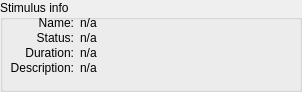
   <widget class="QGroupBox" name="groupBoxStimInfo">
    <property name="geometry">
     <rect>
      <x>475</x>
      <y>0</y>
      <width>302</width>
      <height>92</height>
     </rect>
    </property>
    <property name="title">
     <string>Stimulus info</string>
    </property>
    <widget class="QLabel" name="lblSelStimName">
     <property name="geometry">
      <rect>
       <x>80</x>
       <y>16</y>
       <width>217</width>
       <height>16</height>
      </rect>
     </property>
     <property name="autoFillBackground">
      <bool>false</bool>
     </property>
     <property name="frameShape">
      <enum>QFrame::NoFrame</enum>
     </property>
     <property name="frameShadow">
      <enum>QFrame::Sunken</enum>
     </property>
     <property name="text">
      <string>n/a</string>
     </property>
     <property name="alignment">
      <set>Qt::AlignLeading|Qt::AlignLeft|Qt::AlignTop</set>
     </property>
    </widget>
    <widget class="QLabel" name="lblSelStimInfo">
     <property name="geometry">
      <rect>
       <x>80</x>
       <y>61</y>
       <width>217</width>
       <height>28</height>
      </rect>
     </property>
     <property name="baseSize">
      <size>
       <width>0</width>
       <height>26</height>
      </size>
     </property>
     <property name="frameShape">
      <enum>QFrame::NoFrame</enum>
     </property>
     <property name="frameShadow">
      <enum>QFrame::Sunken</enum>
     </property>
     <property name="text">
      <string>n/a</string>
     </property>
     <property name="alignment">
      <set>Qt::AlignLeading|Qt::AlignLeft|Qt::AlignTop</set>
     </property>
     <property name="wordWrap">
      <bool>true</bool>
     </property>
    </widget>
    <widget class="QLabel" name="label_StInfo1">
     <property name="geometry">
      <rect>
       <x>5</x>
       <y>16</y>
       <width>69</width>
       <height>16</height>
      </rect>
     </property>
     <property name="layoutDirection">
      <enum>Qt::LeftToRight</enum>
     </property>
     <property name="text">
      <string>Name:</string>
     </property>
     <property name="alignment">
      <set>Qt::AlignRight|Qt::AlignTop|Qt::AlignTrailing</set>
     </property>
    </widget>
    <widget class="QLabel" name="label_StInfo3">
     <property name="geometry">
      <rect>
       <x>5</x>
       <y>61</y>
       <width>69</width>
       <height>16</height>
      </rect>
     </property>
     <property name="layoutDirection">
      <enum>Qt::LeftToRight</enum>
     </property>
     <property name="text">
      <string>Description:</string>
     </property>
     <property name="alignment">
      <set>Qt::AlignRight|Qt::AlignTop|Qt::AlignTrailing</set>
     </property>
    </widget>
    <widget class="QLabel" name="label_StInfo2">
     <property name="geometry">
      <rect>
       <x>5</x>
       <y>31</y>
       <width>69</width>
       <height>16</height>
      </rect>
     </property>
     <property name="layoutDirection">
      <enum>Qt::LeftToRight</enum>
     </property>
     <property name="text">
      <string>Status:</string>
     </property>
     <property name="alignment">
      <set>Qt::AlignRight|Qt::AlignTop|Qt::AlignTrailing</set>
     </property>
    </widget>
    <widget class="QLabel" name="lblSelStimStatus">
     <property name="geometry">
      <rect>
       <x>80</x>
       <y>31</y>
       <width>217</width>
       <height>16</height>
      </rect>
     </property>
     <property name="autoFillBackground">
      <bool>false</bool>
     </property>
     <property name="frameShape">
      <enum>QFrame::NoFrame</enum>
     </property>
     <property name="frameShadow">
      <enum>QFrame::Sunken</enum>
     </property>
     <property name="text">
      <string>n/a</string>
     </property>
     <property name="alignment">
      <set>Qt::AlignLeading|Qt::AlignLeft|Qt::AlignTop</set>
     </property>
    </widget>
    <widget class="QLabel" name="label_StInfo4">
     <property name="geometry">
      <rect>
       <x>5</x>
       <y>46</y>
       <width>69</width>
       <height>16</height>
      </rect>
     </property>
     <property name="layoutDirection">
      <enum>Qt::LeftToRight</enum>
     </property>
     <property name="text">
      <string>Duration:</string>
     </property>
     <property name="alignment">
      <set>Qt::AlignRight|Qt::AlignTop|Qt::AlignTrailing</set>
     </property>
    </widget>
    <widget class="QLabel" name="lblSelStimDuration">
     <property name="geometry">
      <rect>
       <x>80</x>
       <y>46</y>
       <width>217</width>
       <height>16</height>
      </rect>
     </property>
     <property name="autoFillBackground">
      <bool>false</bool>
     </property>
     <property name="frameShape">
      <enum>QFrame::NoFrame</enum>
     </property>
     <property name="frameShadow">
      <enum>QFrame::Sunken</enum>
     </property>
     <property name="text">
      <string>n/a</string>
     </property>
     <property name="alignment">
      <set>Qt::AlignLeading|Qt::AlignLeft|Qt::AlignTop</set>
     </property>
    </widget>
   </widget>
